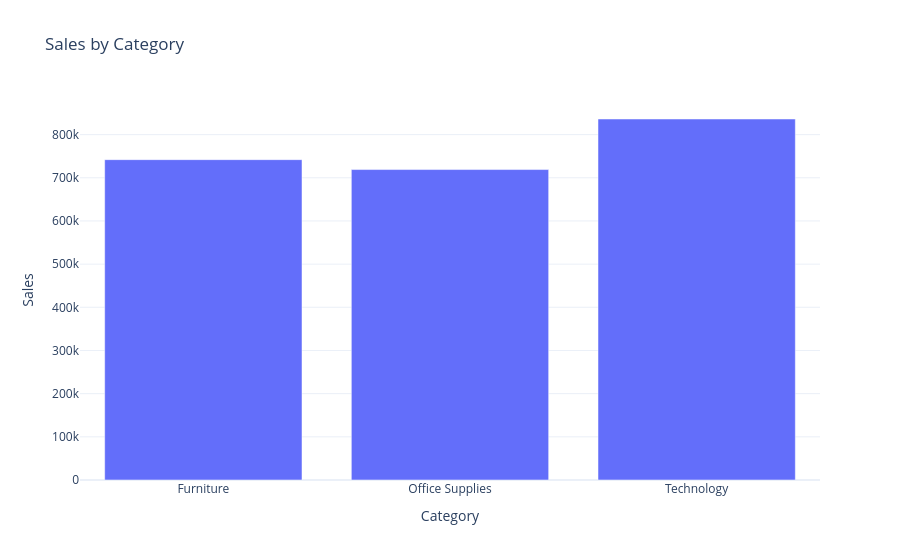

Notebook source saved alongside this figure:
### Code cell
fig = px.bar(
    sales_by_category,
    x='Category',
    y='Sales',
    title='Sales by Category'
)

fig.show()

### Figure 1 — Plotly figure (JSON) as saved in the notebook; plotly's stock layout.template omitted (floating-point values rounded to 4 significant figures)
{"data": [{"hovertemplate": "Category=%{x}<br>Sales=%{y}<extra></extra>", "legendgroup": "", "marker": {"color": "#636efa", "pattern": {"shape": ""}}, "name": "", "orientation": "v", "showlegend": false, "textposition": "auto", "type": "bar", "x": ["Furniture", "Office Supplies", "Technology"], "xaxis": "x", "y": [742000.0, 719000.0, 836200.0], "yaxis": "y"}], "layout": {"barmode": "relative", "legend": {"tracegroupgap": 0}, "title": {"text": "Sales by Category"}, "xaxis": {"anchor": "y", "domain": [0, 1], "title": {"text": "Category"}}, "yaxis": {"anchor": "x", "domain": [0, 1], "title": {"text": "Sales"}}}}
